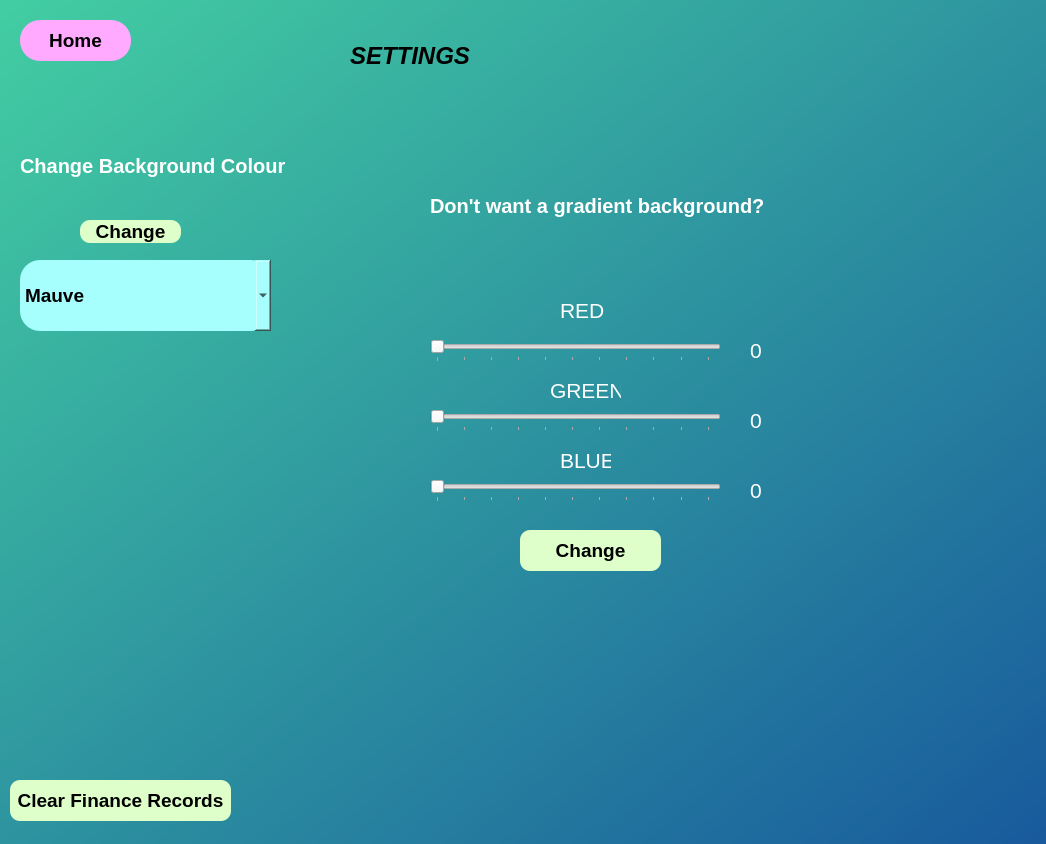
<?xml version="1.0" encoding="UTF-8"?>
<ui version="4.0">
 <class>Dialog</class>
 <widget class="QDialog" name="Dialog">
  <property name="geometry">
   <rect>
    <x>0</x>
    <y>0</y>
    <width>1046</width>
    <height>844</height>
   </rect>
  </property>
  <property name="font">
   <font>
    <weight>75</weight>
    <bold>true</bold>
   </font>
  </property>
  <property name="windowTitle">
   <string>Dialog</string>
  </property>
  <property name="styleSheet">
   <string notr="true">QDialog#Dialog{
background-color: qlineargradient(spread:pad, x1:0, y1:0, x2:1, y2:1, stop:0 rgba(67, 206, 162, 1), stop:1 rgba(24, 90, 157, 1));
}</string>
  </property>
  <widget class="QLabel" name="label">
   <property name="geometry">
    <rect>
     <x>350</x>
     <y>40</y>
     <width>141</width>
     <height>31</height>
    </rect>
   </property>
   <property name="font">
    <font>
     <pointsize>18</pointsize>
     <weight>75</weight>
     <italic>true</italic>
     <bold>true</bold>
    </font>
   </property>
   <property name="text">
    <string>SETTINGS</string>
   </property>
  </widget>
  <widget class="QLabel" name="label_2">
   <property name="geometry">
    <rect>
     <x>20</x>
     <y>150</y>
     <width>281</width>
     <height>31</height>
    </rect>
   </property>
   <property name="font">
    <font>
     <pointsize>15</pointsize>
     <weight>75</weight>
     <bold>true</bold>
    </font>
   </property>
   <property name="styleSheet">
    <string notr="true">color: rgb(255, 255, 255);</string>
   </property>
   <property name="text">
    <string>Change Background Colour</string>
   </property>
  </widget>
  <widget class="QComboBox" name="colorSelectBox">
   <property name="geometry">
    <rect>
     <x>20</x>
     <y>260</y>
     <width>251</width>
     <height>71</height>
    </rect>
   </property>
   <property name="styleSheet">
    <string notr="true">QComboBox{
background-color: rgb(166, 255, 252); font-size: 14pt; 
border-width: 1px;
border-radius: 20px;
}

QListView{
    border:                 none;
    color:                      rgb(87, 96, 134);
    background-color:   rgb(255, 255, 255);
    font-weight:            bold;
    selection-background-color: rgb(47, 175, 178);
}


QComboBox:hover{
	background-color: rgb(85, 255, 127);
}</string>
   </property>
   <item>
    <property name="text">
     <string>Mauve</string>
    </property>
   </item>
   <item>
    <property name="text">
     <string>Green Blue</string>
    </property>
   </item>
   <item>
    <property name="text">
     <string>Pink Purple Orange</string>
    </property>
   </item>
  </widget>
  <widget class="QPushButton" name="submitButton">
   <property name="geometry">
    <rect>
     <x>80</x>
     <y>220</y>
     <width>101</width>
     <height>23</height>
    </rect>
   </property>
   <property name="font">
    <font>
     <pointsize>14</pointsize>
     <weight>75</weight>
     <bold>true</bold>
    </font>
   </property>
   <property name="styleSheet">
    <string notr="true">QPushButton{
background-color: rgb(222, 255, 201); font-size: 14pt; 
border-radius: 10px;
}

QPushButton:hover{
	background-color: rgb(255, 243, 116);
}</string>
   </property>
   <property name="text">
    <string>Change</string>
   </property>
  </widget>
  <widget class="QPushButton" name="homeButton">
   <property name="geometry">
    <rect>
     <x>20</x>
     <y>20</y>
     <width>111</width>
     <height>41</height>
    </rect>
   </property>
   <property name="styleSheet">
    <string notr="true">QPushButton{
background-color: rgb(255, 170, 255); font-size: 14pt; 
border-radius: 20px;
}

QPushButton:hover{
	background-color: rgb(255, 85, 255);
}</string>
   </property>
   <property name="text">
    <string>Home</string>
   </property>
  </widget>
  <widget class="QSlider" name="rSlider">
   <property name="geometry">
    <rect>
     <x>430</x>
     <y>340</y>
     <width>291</width>
     <height>22</height>
    </rect>
   </property>
   <property name="font">
    <font>
     <weight>50</weight>
     <italic>false</italic>
     <bold>false</bold>
     <underline>false</underline>
    </font>
   </property>
   <property name="styleSheet">
    <string notr="true"/>
   </property>
   <property name="maximum">
    <number>255</number>
   </property>
   <property name="orientation">
    <enum>Qt::Horizontal</enum>
   </property>
   <property name="tickPosition">
    <enum>QSlider::TicksBelow</enum>
   </property>
   <property name="tickInterval">
    <number>25</number>
   </property>
  </widget>
  <widget class="QSlider" name="gSlider">
   <property name="geometry">
    <rect>
     <x>430</x>
     <y>410</y>
     <width>291</width>
     <height>22</height>
    </rect>
   </property>
   <property name="maximum">
    <number>255</number>
   </property>
   <property name="orientation">
    <enum>Qt::Horizontal</enum>
   </property>
   <property name="tickPosition">
    <enum>QSlider::TicksBelow</enum>
   </property>
   <property name="tickInterval">
    <number>25</number>
   </property>
  </widget>
  <widget class="QSlider" name="bSlider">
   <property name="geometry">
    <rect>
     <x>430</x>
     <y>480</y>
     <width>291</width>
     <height>22</height>
    </rect>
   </property>
   <property name="maximum">
    <number>255</number>
   </property>
   <property name="orientation">
    <enum>Qt::Horizontal</enum>
   </property>
   <property name="tickPosition">
    <enum>QSlider::TicksBelow</enum>
   </property>
   <property name="tickInterval">
    <number>25</number>
   </property>
  </widget>
  <widget class="QLabel" name="label_3">
   <property name="geometry">
    <rect>
     <x>430</x>
     <y>180</y>
     <width>371</width>
     <height>51</height>
    </rect>
   </property>
   <property name="font">
    <font>
     <pointsize>15</pointsize>
     <weight>75</weight>
     <italic>false</italic>
     <bold>true</bold>
     <underline>false</underline>
     <strikeout>false</strikeout>
    </font>
   </property>
   <property name="acceptDrops">
    <bool>false</bool>
   </property>
   <property name="styleSheet">
    <string notr="true">color: rgb(255, 255, 255);</string>
   </property>
   <property name="text">
    <string>Don't want a gradient background?</string>
   </property>
  </widget>
  <widget class="QLabel" name="label_4">
   <property name="geometry">
    <rect>
     <x>560</x>
     <y>300</y>
     <width>51</width>
     <height>21</height>
    </rect>
   </property>
   <property name="font">
    <font>
     <pointsize>16</pointsize>
     <weight>50</weight>
     <bold>false</bold>
    </font>
   </property>
   <property name="styleSheet">
    <string notr="true">color: rgb(255, 255, 255);</string>
   </property>
   <property name="text">
    <string>RED</string>
   </property>
  </widget>
  <widget class="QLabel" name="label_5">
   <property name="geometry">
    <rect>
     <x>550</x>
     <y>380</y>
     <width>71</width>
     <height>21</height>
    </rect>
   </property>
   <property name="font">
    <font>
     <pointsize>16</pointsize>
     <weight>50</weight>
     <bold>false</bold>
    </font>
   </property>
   <property name="styleSheet">
    <string notr="true">color: rgb(255, 255, 255);</string>
   </property>
   <property name="text">
    <string>GREEN</string>
   </property>
  </widget>
  <widget class="QLabel" name="label_6">
   <property name="geometry">
    <rect>
     <x>560</x>
     <y>450</y>
     <width>51</width>
     <height>21</height>
    </rect>
   </property>
   <property name="font">
    <font>
     <pointsize>16</pointsize>
     <weight>50</weight>
     <bold>false</bold>
    </font>
   </property>
   <property name="styleSheet">
    <string notr="true">color: rgb(255, 255, 255);
</string>
   </property>
   <property name="text">
    <string>BLUE</string>
   </property>
  </widget>
  <widget class="QPushButton" name="RGB_Button">
   <property name="geometry">
    <rect>
     <x>520</x>
     <y>530</y>
     <width>141</width>
     <height>41</height>
    </rect>
   </property>
   <property name="styleSheet">
    <string notr="true">QPushButton{
background-color: rgb(222, 255, 201); font-size: 14pt; 
border-radius: 10px;
}

QPushButton:hover{
	background-color: rgb(255, 243, 116);
}</string>
   </property>
   <property name="text">
    <string>Change</string>
   </property>
  </widget>
  <widget class="QLabel" name="gValue">
   <property name="geometry">
    <rect>
     <x>750</x>
     <y>410</y>
     <width>71</width>
     <height>21</height>
    </rect>
   </property>
   <property name="font">
    <font>
     <pointsize>16</pointsize>
     <weight>50</weight>
     <bold>false</bold>
    </font>
   </property>
   <property name="styleSheet">
    <string notr="true">color: rgb(255, 255, 255);</string>
   </property>
   <property name="text">
    <string>0</string>
   </property>
  </widget>
  <widget class="QLabel" name="bValue">
   <property name="geometry">
    <rect>
     <x>750</x>
     <y>480</y>
     <width>71</width>
     <height>21</height>
    </rect>
   </property>
   <property name="font">
    <font>
     <pointsize>16</pointsize>
     <weight>50</weight>
     <bold>false</bold>
    </font>
   </property>
   <property name="styleSheet">
    <string notr="true">color: rgb(255, 255, 255);</string>
   </property>
   <property name="text">
    <string>0</string>
   </property>
  </widget>
  <widget class="QLabel" name="rValue">
   <property name="geometry">
    <rect>
     <x>750</x>
     <y>340</y>
     <width>71</width>
     <height>21</height>
    </rect>
   </property>
   <property name="font">
    <font>
     <pointsize>16</pointsize>
     <weight>50</weight>
     <bold>false</bold>
    </font>
   </property>
   <property name="styleSheet">
    <string notr="true">color: rgb(255, 255, 255);</string>
   </property>
   <property name="text">
    <string>0</string>
   </property>
  </widget>
  <widget class="QPushButton" name="clearRecordsButton">
   <property name="geometry">
    <rect>
     <x>10</x>
     <y>780</y>
     <width>221</width>
     <height>41</height>
    </rect>
   </property>
   <property name="styleSheet">
    <string notr="true">QPushButton{
background-color: rgb(222, 255, 201); font-size: 14pt; 
border-radius: 10px;
}

QPushButton:hover{
	background-color: rgb(255, 82, 85);
}</string>
   </property>
   <property name="text">
    <string>Clear Finance Records</string>
   </property>
  </widget>
 </widget>
 <resources/>
 <connections/>
</ui>
